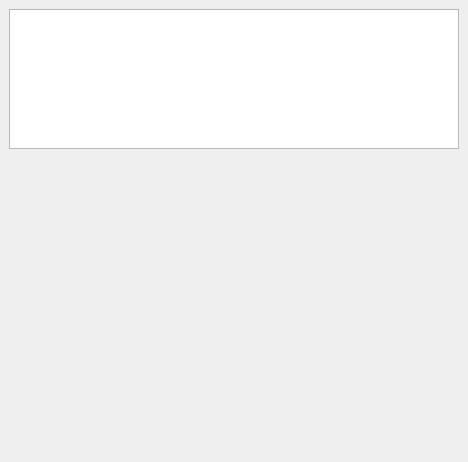
<?xml version="1.0" encoding="UTF-8"?>
<ui version="4.0">
 <class>Widget</class>
 <widget class="QWidget" name="Widget">
  <property name="geometry">
   <rect>
    <x>0</x>
    <y>0</y>
    <width>468</width>
    <height>462</height>
   </rect>
  </property>
  <property name="maximumSize">
   <size>
    <width>680</width>
    <height>480</height>
   </size>
  </property>
  <property name="font">
   <font>
    <pointsize>10</pointsize>
   </font>
  </property>
  <property name="acceptDrops">
   <bool>true</bool>
  </property>
  <property name="windowTitle">
   <string>Demo5_5，外部文件拖放</string>
  </property>
  <widget class="QLabel" name="LabPic">
   <property name="geometry">
    <rect>
     <x>9</x>
     <y>155</y>
     <width>450</width>
     <height>298</height>
    </rect>
   </property>
   <property name="acceptDrops">
    <bool>true</bool>
   </property>
   <property name="text">
    <string/>
   </property>
   <property name="pixmap">
    <pixmap>../../demo5_1SpecificEvents/QtApp/images/sea1.jpg</pixmap>
   </property>
   <property name="scaledContents">
    <bool>true</bool>
   </property>
   <property name="alignment">
    <set>Qt::AlignCenter</set>
   </property>
  </widget>
  <widget class="QPlainTextEdit" name="plainTextEdit">
   <property name="geometry">
    <rect>
     <x>9</x>
     <y>9</y>
     <width>450</width>
     <height>140</height>
    </rect>
   </property>
   <property name="minimumSize">
    <size>
     <width>0</width>
     <height>140</height>
    </size>
   </property>
  </widget>
 </widget>
 <layoutdefault spacing="6" margin="11"/>
 <resources/>
 <connections/>
</ui>
